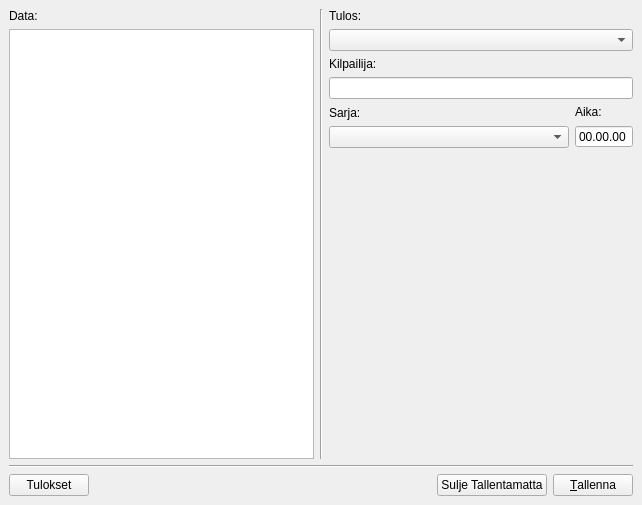
<?xml version="1.0" encoding="UTF-8"?>
<ui version="4.0">
 <class>EmitDataForm</class>
 <widget class="QWidget" name="EmitDataForm">
  <property name="geometry">
   <rect>
    <x>0</x>
    <y>0</y>
    <width>642</width>
    <height>505</height>
   </rect>
  </property>
  <property name="windowTitle">
   <string>Form</string>
  </property>
  <layout class="QVBoxLayout" name="verticalLayout_6">
   <property name="spacing">
    <number>0</number>
   </property>
   <property name="margin">
    <number>0</number>
   </property>
   <item>
    <widget class="QStackedWidget" name="stackedWidget">
     <property name="currentIndex">
      <number>0</number>
     </property>
     <widget class="QWidget" name="mainPage">
      <layout class="QVBoxLayout" name="verticalLayout_7">
       <item>
        <layout class="QHBoxLayout" name="horizontalLayout_3">
         <item>
          <layout class="QVBoxLayout" name="verticalLayout">
           <item>
            <widget class="QLabel" name="label">
             <property name="text">
              <string>Data:</string>
             </property>
            </widget>
           </item>
           <item>
            <widget class="QTreeView" name="emitDataView">
             <property name="editTriggers">
              <set>QAbstractItemView::NoEditTriggers</set>
             </property>
            </widget>
           </item>
          </layout>
         </item>
         <item>
          <widget class="Line" name="line_2">
           <property name="orientation">
            <enum>Qt::Vertical</enum>
           </property>
          </widget>
         </item>
         <item>
          <layout class="QVBoxLayout" name="verticalLayout_5">
           <item>
            <widget class="QLabel" name="label_5">
             <property name="text">
              <string>Tulos:</string>
             </property>
            </widget>
           </item>
           <item>
            <widget class="QComboBox" name="tilaBox"/>
           </item>
           <item>
            <layout class="QVBoxLayout" name="verticalLayout_3">
             <item>
              <widget class="QLabel" name="label_2">
               <property name="text">
                <string>Kilpailija:</string>
               </property>
              </widget>
             </item>
             <item>
              <widget class="QLineEdit" name="kilpailijaEdit"/>
             </item>
            </layout>
           </item>
           <item>
            <layout class="QHBoxLayout" name="horizontalLayout_2" stretch="1,0">
             <item>
              <layout class="QVBoxLayout" name="verticalLayout_4">
               <item>
                <widget class="QLabel" name="label_4">
                 <property name="text">
                  <string>Sarja:</string>
                 </property>
                </widget>
               </item>
               <item>
                <widget class="QComboBox" name="sarjaBox"/>
               </item>
              </layout>
             </item>
             <item>
              <layout class="QVBoxLayout" name="verticalLayout_2">
               <item>
                <widget class="QLabel" name="label_3">
                 <property name="text">
                  <string>Aika:</string>
                 </property>
                </widget>
               </item>
               <item>
                <widget class="QTimeEdit" name="aikaTimeEdit">
                 <property name="alignment">
                  <set>Qt::AlignRight|Qt::AlignTrailing|Qt::AlignVCenter</set>
                 </property>
                 <property name="readOnly">
                  <bool>true</bool>
                 </property>
                 <property name="buttonSymbols">
                  <enum>QAbstractSpinBox::NoButtons</enum>
                 </property>
                 <property name="displayFormat">
                  <string>HH.mm.ss</string>
                 </property>
                </widget>
               </item>
              </layout>
             </item>
            </layout>
           </item>
           <item>
            <spacer name="verticalSpacer">
             <property name="orientation">
              <enum>Qt::Vertical</enum>
             </property>
             <property name="sizeHint" stdset="0">
              <size>
               <width>20</width>
               <height>40</height>
              </size>
             </property>
            </spacer>
           </item>
           <item>
            <widget class="QLabel" name="koodi99Label">
             <property name="palette">
              <palette>
               <active>
                <colorrole role="WindowText">
                 <brush brushstyle="SolidPattern">
                  <color alpha="255">
                   <red>255</red>
                   <green>0</green>
                   <blue>0</blue>
                  </color>
                 </brush>
                </colorrole>
               </active>
               <inactive>
                <colorrole role="WindowText">
                 <brush brushstyle="SolidPattern">
                  <color alpha="255">
                   <red>255</red>
                   <green>0</green>
                   <blue>0</blue>
                  </color>
                 </brush>
                </colorrole>
               </inactive>
               <disabled>
                <colorrole role="WindowText">
                 <brush brushstyle="SolidPattern">
                  <color alpha="255">
                   <red>118</red>
                   <green>118</green>
                   <blue>117</blue>
                  </color>
                 </brush>
                </colorrole>
               </disabled>
              </palette>
             </property>
             <property name="font">
              <font>
               <pointsize>16</pointsize>
              </font>
             </property>
             <property name="text">
              <string/>
             </property>
            </widget>
           </item>
           <item>
            <widget class="QWidget" name="tilaWidget" native="true">
             <property name="minimumSize">
              <size>
               <width>0</width>
               <height>40</height>
              </size>
             </property>
            </widget>
           </item>
          </layout>
         </item>
        </layout>
       </item>
       <item>
        <widget class="Line" name="line">
         <property name="orientation">
          <enum>Qt::Horizontal</enum>
         </property>
        </widget>
       </item>
       <item>
        <layout class="QHBoxLayout" name="horizontalLayout">
         <item>
          <widget class="QPushButton" name="tuloksetButton">
           <property name="text">
            <string>Tulokset</string>
           </property>
          </widget>
         </item>
         <item>
          <spacer name="horizontalSpacer">
           <property name="orientation">
            <enum>Qt::Horizontal</enum>
           </property>
           <property name="sizeHint" stdset="0">
            <size>
             <width>40</width>
             <height>20</height>
            </size>
           </property>
          </spacer>
         </item>
         <item>
          <widget class="QPushButton" name="suljeTallentamattaButton">
           <property name="text">
            <string>Sulje Tallentamatta</string>
           </property>
          </widget>
         </item>
         <item>
          <widget class="QPushButton" name="closeButton">
           <property name="text">
            <string>&amp;Tallenna</string>
           </property>
          </widget>
         </item>
        </layout>
       </item>
      </layout>
     </widget>
     <widget class="QWidget" name="kysymysPage">
      <layout class="QVBoxLayout" name="verticalLayout_8">
       <item>
        <widget class="QLabel" name="label_6">
         <property name="text">
          <string>Valitse korvattava tulos:</string>
         </property>
        </widget>
       </item>
       <item>
        <widget class="QTreeView" name="tulosView"/>
       </item>
       <item>
        <widget class="Line" name="line_3">
         <property name="orientation">
          <enum>Qt::Horizontal</enum>
         </property>
        </widget>
       </item>
       <item>
        <layout class="QHBoxLayout" name="horizontalLayout_4">
         <item>
          <spacer name="horizontalSpacer_2">
           <property name="orientation">
            <enum>Qt::Horizontal</enum>
           </property>
           <property name="sizeHint" stdset="0">
            <size>
             <width>40</width>
             <height>20</height>
            </size>
           </property>
          </spacer>
         </item>
         <item>
          <widget class="QPushButton" name="korvaaButton">
           <property name="text">
            <string>&amp;Korvaa</string>
           </property>
          </widget>
         </item>
         <item>
          <widget class="QPushButton" name="uusiButton">
           <property name="text">
            <string>&amp;Uusi</string>
           </property>
          </widget>
         </item>
        </layout>
       </item>
      </layout>
     </widget>
    </widget>
   </item>
  </layout>
 </widget>
 <resources/>
 <connections/>
</ui>
